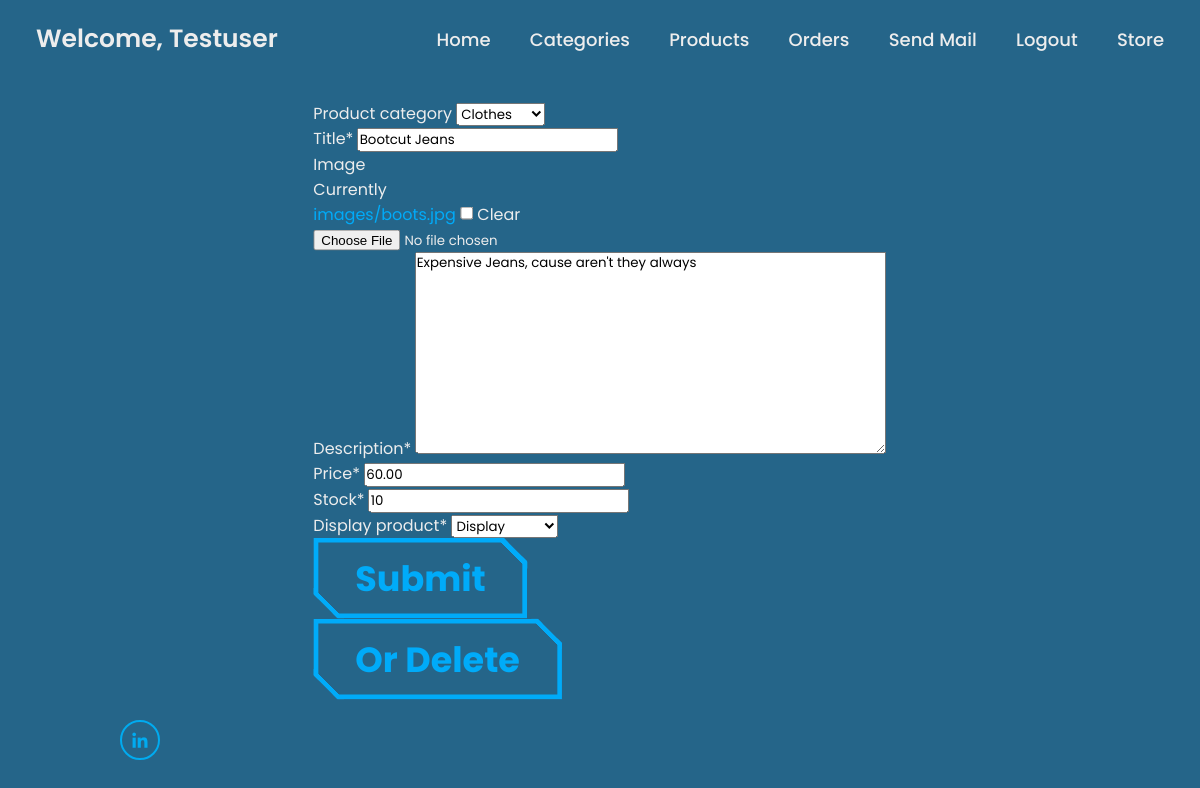
The app's page /products/update/28 (signed in) with its own data.
### accounts/models.py (models this page shows, shortened)
class User(AbstractUser):
    email = models.EmailField(max_length=254, unique=True)
    username = models.CharField(max_length=150, blank=True, unique=False)
    profile_img = models.ImageField(null=True, blank=True, upload_to='images/', default='images/default/default.jpg')
    USERNAME_FIELD = 'email'
    EMAIL_FIELD = 'email'
    REQUIRED_FIELDS = []

### products/models.py (models this page shows, shortened)
class Product(models.Model):
    BOOL_CHOICES = ((True, 'Display'), (False, 'Keep Hidden'))
    product_category = models.ForeignKey(Categories, on_delete=models.SET_NULL, null=True, related_name='categories', blank=True)
    title = models.CharField(max_length=100)
    image = models.ImageField(null=True, blank=True, upload_to='images/')
    description = models.TextField(max_length=250)
    price = models.DecimalField(max_digits=12, decimal_places=2)
    stock = models.IntegerField(default=0)
    created_at = models.DateTimeField(auto_now_add=True)
    display_product = models.BooleanField(null=True, default=False, choices=BOOL_CHOICES)
    id_hidden = models.IntegerField(default=0, null=True, blank=True)
    class Meta:
        verbose_name_plural = 'Products'
        unique_together = ['title', 'product_category']

### products/views.py (the view, shortened to what this page needs)
# urls.py: path('update/<slug:pk>', ProductUpdateView.as_view(), name='product_update'),
class ProductUpdateView(LoginRequiredMixin, UserPassesTestMixin, UpdateView):
    login_url = reverse_lazy('account_login')
    def test_func(self):
        return self.request.user.is_staff
    model = Product
    template_name = 'products/product_update.html'
    form_class = ProductForm
    context_object_name = 'products'
    object = Product.objects.all()
    def get_context_data(self, **kwargs):
        context = super().get_context_data(**kwargs)
        context['category_context'] = Categories.objects.all()
        return context

### products/forms.py (shortened to what this page needs)
class ProductForm(forms.ModelForm):
    class Meta:
        model = Product
        fields = '__all__'
        error_messages = {
            NON_FIELD_ERRORS: {
                'unique_together': "Sorry, a product with this title already exists inside selected category."
            }
        }
        widgets = {'id_hidden': HiddenInput(),}

### products/models.py (called while the page is built)
    def __str__(self):
        return self.category_name

### products/templates/products/product_update.html (shortened to what this page needs)
{% extends '_base.html' %}
{% load static %}
{% load crispy_forms_tags %}
{% block content %}
<div class="form-container">
<form action="" method="POST" enctype="multipart/form-data">
    {{ form|crispy}}
    <button type="submit" class="btn btn-primary btn-sm">Submit</button>
    <div class="annoying">
    <button class="Delete"><a href="{% url 'product_delete' products.id %}" class="delete_product">Or Delete</a></button>
    </div>
</form>
</div>
{% endblock content %}

### django_project/templates/_base.html (shortened to what this page needs)
{% load static %}
<!DOCTYPE html>
<html lang="en">
<head>
    <link rel="stylesheet" href="{% static 'css/style.css' %}">
    <link href='https://unpkg.com/boxicons@2.1.4/css/boxicons.min.css' rel='stylesheet'>
    <link rel="stylesheet" href="{% static 'css/main.css' %}">
</head>
<body>
    <header class="header">
        <a href="{% url 'account_signup' %}" class="logo"> {% if user.is_authenticated %}Welcome, {{ user.username|title }}{% else %}Please Create An Account.{% endif %}</a>
        {% block navbar %}
        <nav class="navbar">
            {% if user.is_authenticated %}
            <a href="{% url 'home' %}">Home</a>
            <a href="{% url 'category_list' %}">Categories</a>
            <a href="{% url 'products_list' %}">Products</a>
            <a href="{% url 'orders_incomplete_list' %}">Orders</a>
            <a href="{% url 'email_list' %}">Send Mail</a>
            <a href="{% url 'confirm_signout' %}">Logout</a>
            <a href="{% url 'storefront' %}">Store</a>
            {% else %}
            <a href="{% url 'home' %}">Home</a>
            <a href="{% url 'account_login' %}">Login</a>
            {% endif %}
        </nav>
        {% endblock navbar %}
    </header>
    <section class="home">
        <div class="home-content">
            {% block content %}{% endblock content %}
        </div>
        <div class="home-sci">
            <a target="_blank" href="https://www.linkedin.com/in/bennett-billings-529545238/"><i class='bx bxl-linkedin'></i></a>
        </div>
    </section>
</body>
</html>

### django_project/static/css/style.css (style rules this page uses)
* { margin: 0; padding: 0; box-sizing: border-box; font-family: 'Poppins', sans-serif; }
body { color: #256589; background-color: #256589; }
.header { position: fixed; top: 0; left: 0; width: 100%; padding: 20px 3%; display: flex; justify-content: space-between; align-items: center; z-index: 100; background-color: #256589; }
.logo { position: relative; font-size: 25px; color: #ededed; text-decoration: none; font-weight: 600; }
.logo::before { content: ''; position: absolute; top: 0; right: 0; width: 100%; height: 100%; background: #2C72A3; animation: showRight 1s ease forwards; animation-delay: .4s; }
.navbar a { font-size: 18px; color: #ededed; text-decoration: none; font-weight: 500; margin-left: 35px; transition: .3s; }
.home { height: 100vh; background: #256589; background-size: cover; background-position: center; display: flex; align-items: center; padding: 0 10%; color: #ededed; }
.home-content a { color: #00abf9; text-decoration: none; }
.home-content { max-width: 600px; }
.home-sci { position: absolute; bottom: 40px; width: 170px; display: flex; justify-content: space-between; }
.home-sci a { position: relative; display: inline-flex; justify-content: center; align-items: center; width: 40px; height: 40px; background: transparent; border: 2px solid #00abf0; border-radius: 50%; font-size: 20px; color: #00abf0; text-decoration: none; z-index: 1; overflow: hidden; transition: .5s; }
.home-sci a::before { content: ''; position: absolute; top: 0; left: 0; width: 0; height: 100%; background: #1E5574; z-index: -1; transition: .5s; }

### django_project/static/css/main.css (style rules this page uses)
.form-container { position: absolute; max-height: 761px; top: 50%; left: 50%; transform: translate(-50%, -50%); }
.form-container a { text-decoration: none; color: #00abf9; }
:root { --glow-color: hsl(186 100% 69%); }
*, *::before, *::after { box-sizing: border-box; }
.form-container button { --border: 5px; --slant: 0.7em; --color: #00abf9; font-size: 35px; padding: 0.4em 1.2em; border: none; cursor: pointer; font-weight: bold; color: var(--color); background: linear-gradient(to bottom left,var(--color) 50%,#0000 50.1%) top right, linear-gradient(to top right,var(--color) 50%,#0000 50.1%) bottom left; background-size: calc(var(--slant) + 1.3*var(--border)) calc(var(--slant) + 1.3*var(--border)); background-repeat: no-repeat; box-shadow: 0 0 0 200px inset var(--s,#0000), 0 0 0 var(--border) inset var(--color); clip-path: polygon(0 0, calc(100% - var(--slant)) 0, 100% var(--slant), 100% 100%, var(--slant) 100%,0 calc(100% - var(--slant)) ); transition: color var(--t,0.3s), background-size 0.3s; }
.annoying a { color: #00abf9; }

### records on screen
User: username "Testuser"
Product: product_category "Clothes", title "Bootcut Jeans", description "Expensive Jeans, cause aren't they always", price "60.00", stock "10", display_product "Display"
